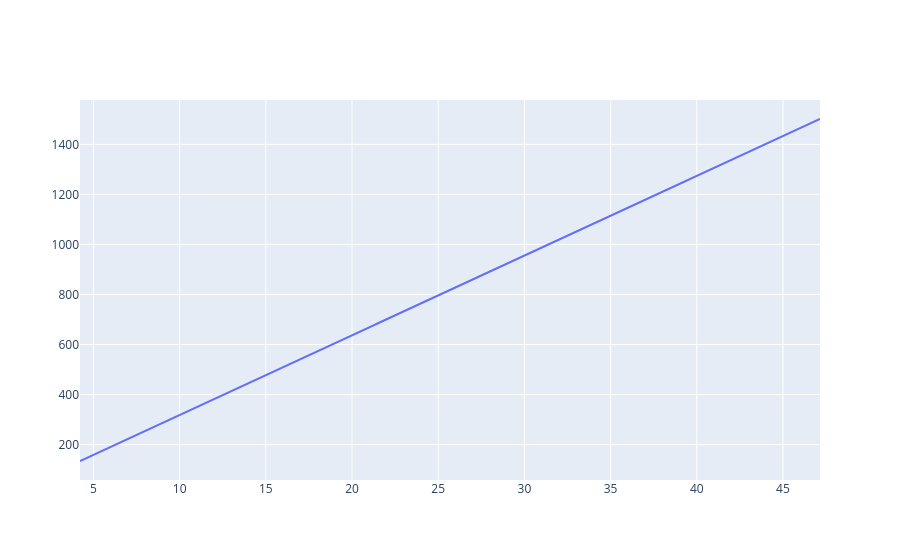

The code cell stored with this chart in its notebook:
### Code cell
def fronebius(A):
    A = np.sum(A.T ** 2)
    return np.sqrt(A)


rand = np.random.randn(1000).reshape(10, 10, 10)
scalars = np.random.uniform(0, 50, 40)

norms = np.zeros((40,))

for i, scal in enumerate(scalars):
    res = scalars[i] * rand
    res = fronebius(res)
    norms[i] = res

fig = go.Figure(data=[
    go.Scatter(x=scalars, y=norms)
])

fig.show()
scalars

### Figure 1 — Plotly figure (JSON) as saved in the notebook; plotly's stock layout.template omitted (floating-point values rounded to 4 significant figures)
{"data": [{"type": "scatter", "x": [21.35, 47.15, 33.82, 21.36, 13.36, 10.41, 13.14, 33.27, 12.21, 27.49, 6.985, 33.46, 23.15, 29.14, 43.64, 12.25, 31.03, 39.48, 39.16, 38.01, 24.77, 46.75, 14.99, 15.52, 13.23, 32.45, 15.73, 18.75, 11.65, 30.95, 37.97, 14.35, 29.03, 15.83, 23.63, 16.26, 41.71, 4.219, 46.6, 39.54], "y": [679.9, 1501.0, 1077.0, 680.2, 425.3, 331.6, 418.4, 1060.0, 388.7, 875.5, 222.4, 1065.0, 737.3, 928.0, 1390.0, 390.0, 988.3, 1257.0, 1247.0, 1210.0, 788.7, 1489.0, 477.5, 494.1, 421.3, 1033.0, 500.8, 597.2, 371.1, 985.4, 1209.0, 457.0, 924.4, 504.1, 752.4, 517.7, 1328.0, 134.3, 1484.0, 1259.0]}], "layout": {}}
